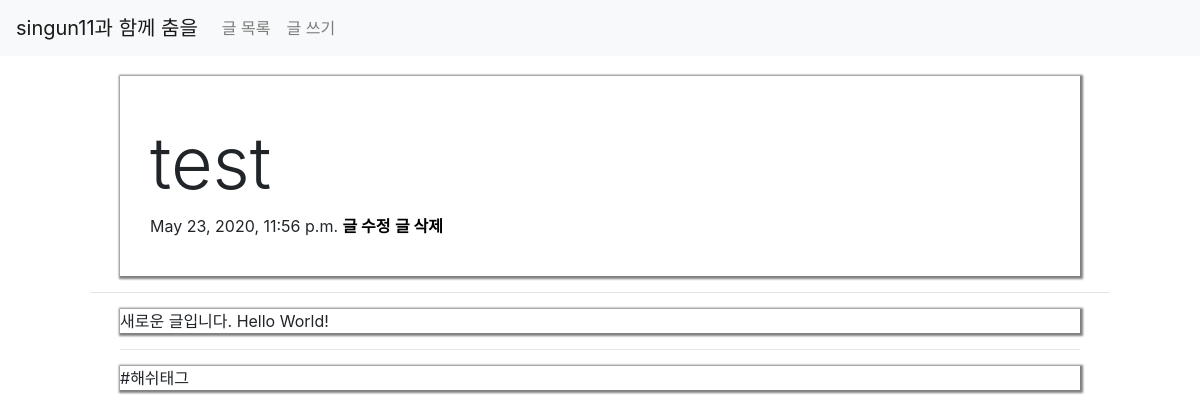
/blog/1, run on an earlier commit of the app's database.
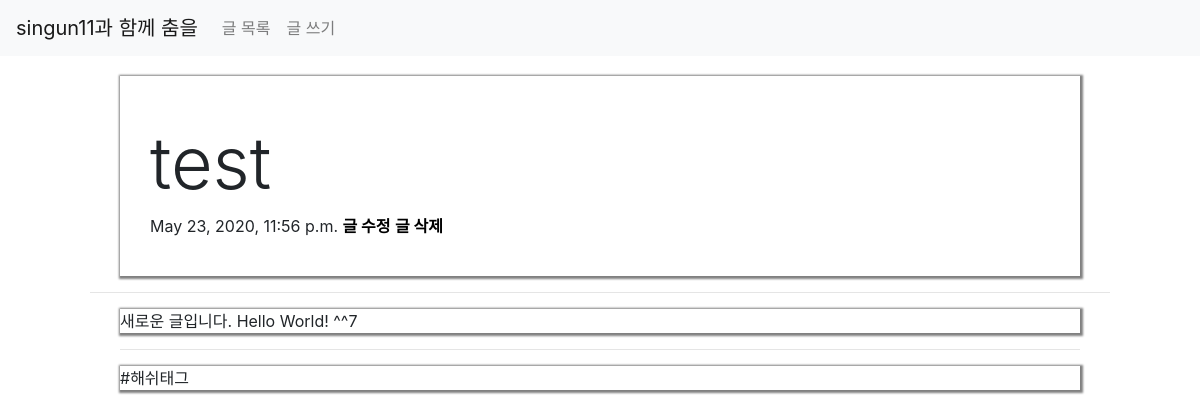
And on a later commit of the database.
### BlogApp/models.py (models this page shows, shortened)
class Blog(models.Model):
    title = models.CharField(max_length = 200)
    publisher = models.CharField(max_length=50)
    rep_img = models.ImageField(upload_to=date_upload_to, blank = True, default = None)
    published_at = models.DateTimeField()
    body = models.TextField()
    hashtag = models.TextField(blank = True, default = None)

### BlogApp/views.py (the view)
# urls.py: path('<int:post_id>', views.detail, name = 'detail'),
def detail(request, post_id):
    post = get_object_or_404(Blog, pk =  post_id)
    return render(request, 'detail.html', {'post':post})

### BlogApp/templates/detail.html (shortened to what this page needs)
<!DOCTYPE html>
<html lang="en">
<head>
    {% load static %}
    <link rel="stylesheet" href="https://stackpath.bootstrapcdn.com/bootstrap/4.5.0/css/bootstrap.min.css"
>
    <link rel="stylesheet" href="{% static 'css/style.css' %}">
</head>
<body>
    {% load bootstrap4 %}
    <nav class="navbar navbar-expand-lg navbar-light bg-light">
        <a class="navbar-brand" href="{%url 'post_list'%}">singun11과 함께 춤을</a>
        <div class="collapse navbar-collapse" id="navbarSupportedContent">
            <ul class="navbar-nav mr-auto">
                <li class="nav-item">
                    <a class="nav-link" href="{%url 'post_list'%}">글 목록</a>
                </li>
                <li class="nav-item">
                    <a class="nav-link" href="{%url 'new'%}">글 쓰기</a>
                </li>
            </ul>
        </div>
    </nav>
    <div class="upper">
        <div class="background">
        </div>
        <div class="background-title">
            <h3 class="display-3">{{post.title}}</h3>
            {{post.published_at}}
            <a href="{%url 'edit' post.id %}">글 수정</a>
            <a href="{%url 'delete' post.id %}">글 삭제</a>
        </div>
    </div>
    <hr width="85%">
    <div class="inner">
        <div class="content">
            {{post.body}}
        </div>
        <hr>
        <div class="hashtag">
            {{post.hashtag}}
        </div>
    </div>
</body>
</html>

### BlogApp/static/css/style.css (style rules this page uses)
a { color: black; }
.upper { margin-top: 20px; height: 200px; width:80%; margin-left: auto; margin-right: auto; box-shadow: 1px 1px 2px 2px gray; }
.inner { width:80%; margin-left: auto; margin-right: auto; }
.inner .content { box-shadow: 1px 1px 2px 2px gray; }
.inner .hashtag { box-shadow: 1px 1px 2px 2px gray; }
body { margin: 0; padding: 0; width: 100%; }
.background { height: 200px; width:100%; opacity: 0.3; overflow: hidden; }
.background-title a { font-weight: bold; }
.background-title { position: absolute; top:15%; margin-left: 30px; }

What changed in the data, as far as the page shows it:
changed Blog "test": body "새로운 글입니다. Hello World!" → "새로운 글입니다. Hello World! ^^7"
